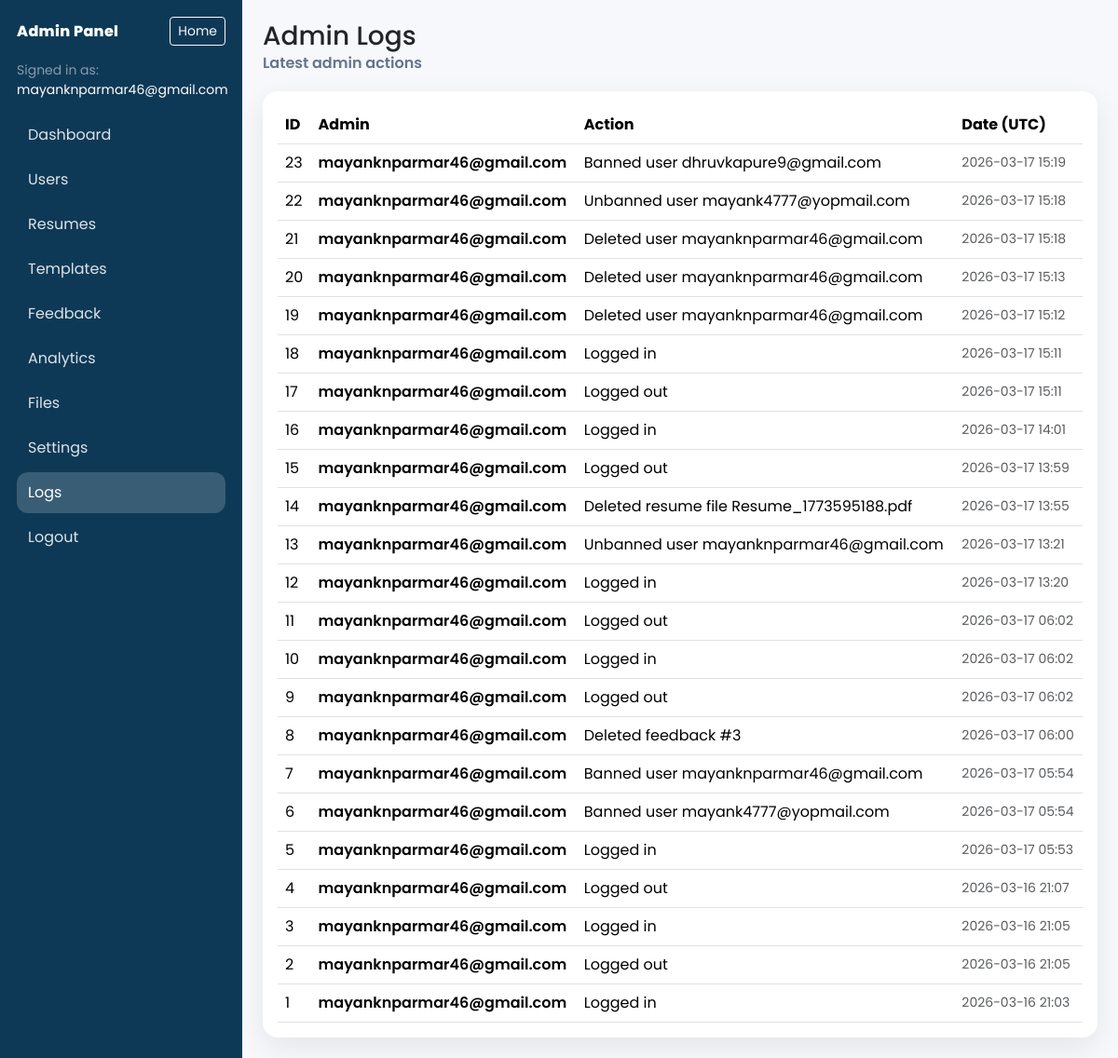
Screenshot of /admin/logs (signed in) with the database file from the repository.
### app.py (models this page shows)
class AdminLog(db.Model):
    id = db.Column(db.Integer, primary_key=True)
    admin_email = db.Column(db.String(100), nullable=False)
    action = db.Column(db.Text, nullable=False)
    created_at = db.Column(db.DateTime, default=datetime.utcnow, nullable=False)

### app.py (the view)
@app.route('/admin/logs')
@admin_required
def admin_logs():
    logs = AdminLog.query.order_by(AdminLog.created_at.desc()).limit(200).all()
    return render_template('admin/logs.html', logs=logs, admin=session.get('admin'))

### app.py (called while the page is built, shortened)
def admin_required(view_func):
    @wraps(view_func)
    def wrapper(*args, **kwargs):
        admin_session = session.get('admin') or {}
        admin_email = (admin_session.get('email') or '').strip().lower()
        if not admin_email:
            return redirect(url_for('admin_login', next=request.path))
        admin = Admin.query.filter(func.lower(Admin.email) == admin_email).first()
        if not admin or not admin.is_active:
            session.pop('admin', None)
            return redirect(url_for('admin_login', next=request.path))
        return view_func(*args, **kwargs)
    return wrapper

def get_setting_value(key, default=''):
    key_value = (key or '').strip()
    if not key_value:
        return default
    entry = AdminSetting.query.filter(AdminSetting.key == key_value).first()
    return entry.value if entry else default

def apply_runtime_env_overrides():
    mapping = {
        'AI_PROVIDER': 'ai_provider',
        'OPENAI_API_KEY': 'openai_api_key',
        'OPENAI_MODEL': 'openai_model',
        'GOOGLE_API_KEY': 'google_api_key',
        'GOOGLE_MODEL': 'google_model',
        'GROQ_API_KEY': 'groq_api_key',
        'GROQ_MODEL': 'groq_model',
    }
    for env_key, setting_key in mapping.items():
        value = (get_setting_value(setting_key, '') or '').strip()
        if value:
            os.environ[env_key] = value

@app.before_request
def _maintenance_mode_guard():
    if request.path.startswith('/static/') or request.path.startswith('/uploaded-photos/'):
        return None
    try:
        apply_runtime_env_overrides()
    except Exception:
        pass
    if request.path.startswith('/admin'):
        return None

### templates/admin/logs.html (shortened to what this page needs)
{% extends "admin/_layout.html" %}
{% block page_title %}Admin Logs{% endblock %}
{% block page_subtitle %}Latest admin actions{% endblock %}
{% block content %}
  <div class="card admin-card p-3">
    <div class="table-responsive">
      <table class="table align-middle mb-0">
        <thead>
          <tr>
            <th>ID</th>
            <th>Admin</th>
            <th>Action</th>
            <th>Date (UTC)</th>
          </tr>
        </thead>
        <tbody>
          {% for l in logs %}
          <tr>
            <td>{{ l.id }}</td>
            <td class="fw-semibold">{{ l.admin_email }}</td>
            <td>{{ l.action }}</td>
            <td class="text-muted small">{{ l.created_at.strftime('%Y-%m-%d %H:%M') }}</td>
          </tr>
          {% endfor %}
        </tbody>
      </table>
    </div>
  </div>
{% endblock %}

### static/css/style.css (style rules this page uses)
html, body { height: 100%; font-family: "Poppins", sans-serif; margin: 0; padding: 0; }

### templates/admin/_layout.html (style rules this page uses)
body { font-family: "Poppins", "Segoe UI", sans-serif; }
.admin-card { border: 0; border-radius: 16px; box-shadow: 0 10px 30px rgba(2, 6, 23, 0.08); }

### rows the page displays
AdminLog: id "23", admin_email "mayanknparmar46@gmail.com", action "Banned user dhruvkapure9@gmail.com", created_at "2026-03-17 15:19"
AdminLog: id "22", admin_email "mayanknparmar46@gmail.com", action "Unbanned user mayank4777@yopmail.com", created_at "2026-03-17 15:18"
AdminLog: id "21", admin_email "mayanknparmar46@gmail.com", action "Deleted user mayanknparmar46@gmail.com", created_at "2026-03-17 15:18"
AdminLog: id "20", admin_email "mayanknparmar46@gmail.com", action "Deleted user mayanknparmar46@gmail.com", created_at "2026-03-17 15:13"
AdminLog: id "19", admin_email "mayanknparmar46@gmail.com", action "Deleted user mayanknparmar46@gmail.com", created_at "2026-03-17 15:12"
AdminLog: id "18", admin_email "mayanknparmar46@gmail.com", action "Logged in", created_at "2026-03-17 15:11"
AdminLog: id "17", admin_email "mayanknparmar46@gmail.com", action "Logged out", created_at "2026-03-17 15:11"
AdminLog: id "16", admin_email "mayanknparmar46@gmail.com", action "Logged in", created_at "2026-03-17 14:01"
AdminLog: id "15", admin_email "mayanknparmar46@gmail.com", action "Logged out", created_at "2026-03-17 13:59"
AdminLog: id "14", admin_email "mayanknparmar46@gmail.com", action "Deleted resume file Resume_1773595188.pdf", created_at "2026-03-17 13:55"
AdminLog: id "13", admin_email "mayanknparmar46@gmail.com", action "Unbanned user mayanknparmar46@gmail.com", created_at "2026-03-17 13:21"
AdminLog: id "12", admin_email "mayanknparmar46@gmail.com", action "Logged in", created_at "2026-03-17 13:20"
AdminLog: id "11", admin_email "mayanknparmar46@gmail.com", action "Logged out", created_at "2026-03-17 06:02"
AdminLog: id "10", admin_email "mayanknparmar46@gmail.com", action "Logged in", created_at "2026-03-17 06:02"
AdminLog: id "9", admin_email "mayanknparmar46@gmail.com", action "Logged out", created_at "2026-03-17 06:02"
AdminLog: id "8", admin_email "mayanknparmar46@gmail.com", action "Deleted feedback #3", created_at "2026-03-17 06:00"
AdminLog: id "7", admin_email "mayanknparmar46@gmail.com", action "Banned user mayanknparmar46@gmail.com", created_at "2026-03-17 05:54"
AdminLog: id "6", admin_email "mayanknparmar46@gmail.com", action "Banned user mayank4777@yopmail.com", created_at "2026-03-17 05:54"
AdminLog: id "5", admin_email "mayanknparmar46@gmail.com", action "Logged in", created_at "2026-03-17 05:53"
AdminLog: id "4", admin_email "mayanknparmar46@gmail.com", action "Logged out", created_at "2026-03-16 21:07"
AdminLog: id "3", admin_email "mayanknparmar46@gmail.com", action "Logged in", created_at "2026-03-16 21:05"
AdminLog: id "2", admin_email "mayanknparmar46@gmail.com", action "Logged out", created_at "2026-03-16 21:05"
AdminLog: id "1", admin_email "mayanknparmar46@gmail.com", action "Logged in", created_at "2026-03-16 21:03"

### other values shown
{{ (admin.email if admin else '') }} "mayanknparmar46@gmail.com"
